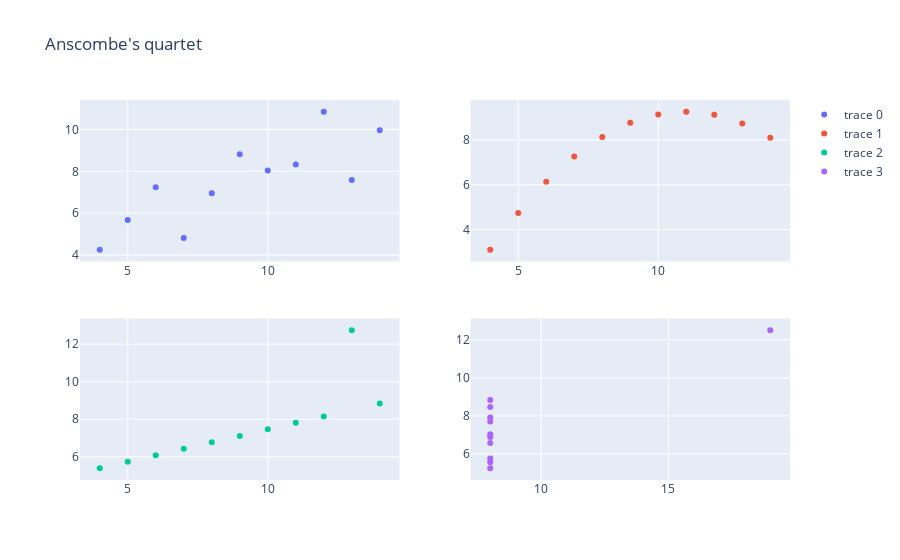

The notebook cell saved with this chart:
### Code cell
def chart_scatter_anscombes_quartet(df_input):
    
    chart_result = make_subplots(rows=2, cols=2)

    chart_result.add_trace(
        go.Scatter(x=df_input['x1'], y=df_input['y1'], mode="markers"),
        row=1, col=1
    )
    
    chart_result.add_trace(
        go.Scatter(x=df_input['x2'], y=df_input['y2'], mode="markers"),
        row=1, col=2
    )
    
    chart_result.add_trace(
        go.Scatter(x=df_input['x3'], y=df_input['y3'], mode="markers"),
        row=2, col=1
    )
    
    chart_result.add_trace(
        go.Scatter(x=df_input['x4'], y=df_input['y4'], mode="markers"),
        row=2, col=2
    )
    
    chart_result.update_layout(height=1000, title_text="Anscombe's quartet")
    
    return chart_result


chart_anscombes = chart_scatter_anscombes_quartet(df_anscombes_quartet)
chart_anscombes.show()

### Figure 1 — Plotly figure (JSON) as saved in the notebook; plotly's stock layout.template omitted (floating-point values rounded to 4 significant figures)
{"data": [{"mode": "markers", "type": "scatter", "x": [10, 8, 13, 9, 11, 14, 6, 4, 12, 7, 5], "xaxis": "x", "y": [8.04, 6.95, 7.58, 8.81, 8.33, 9.96, 7.24, 4.26, 10.84, 4.82, 5.68], "yaxis": "y"}, {"mode": "markers", "type": "scatter", "x": [10, 8, 13, 9, 11, 14, 6, 4, 12, 7, 5], "xaxis": "x2", "y": [9.14, 8.14, 8.74, 8.77, 9.26, 8.1, 6.13, 3.1, 9.13, 7.26, 4.74], "yaxis": "y2"}, {"mode": "markers", "type": "scatter", "x": [10, 8, 13, 9, 11, 14, 6, 4, 12, 7, 5], "xaxis": "x3", "y": [7.46, 6.77, 12.74, 7.11, 7.81, 8.84, 6.08, 5.39, 8.15, 6.42, 5.73], "yaxis": "y3"}, {"mode": "markers", "type": "scatter", "x": [8, 8, 8, 8, 8, 8, 8, 19, 8, 8, 8], "xaxis": "x4", "y": [6.58, 5.76, 7.71, 8.84, 8.47, 7.04, 5.25, 12.5, 5.56, 7.91, 6.89], "yaxis": "y4"}], "layout": {"autosize": true, "title": {"text": "Anscombe's quartet"}, "xaxis": {"anchor": "y", "autorange": true, "domain": [0, 0.45], "range": [3.363, 14.64], "type": "linear"}, "xaxis2": {"anchor": "y2", "autorange": true, "domain": [0.55, 1], "range": [3.363, 14.64], "type": "linear"}, "xaxis3": {"anchor": "y3", "autorange": true, "domain": [0, 0.45], "range": [3.363, 14.64], "type": "linear"}, "xaxis4": {"anchor": "y4", "autorange": true, "domain": [0.55, 1], "range": [7.299, 19.7], "type": "linear"}, "yaxis": {"anchor": "x", "autorange": true, "domain": [0.575, 1], "range": [3.805, 11.3], "type": "linear"}, "yaxis2": {"anchor": "x2", "autorange": true, "domain": [0.575, 1], "range": [2.674, 9.686], "type": "linear"}, "yaxis3": {"anchor": "x3", "autorange": true, "domain": [0, 0.425], "range": [4.882, 13.25], "type": "linear"}, "yaxis4": {"anchor": "x4", "autorange": true, "domain": [0, 0.425], "range": [4.749, 13.0], "type": "linear"}}}
